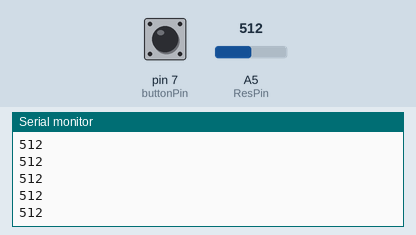
This sketch was run on a simulated Arduino Uno, built with avr-gcc and run on an emulated ATmega328P. On the bench: the last lines printed to the serial monitor. The test bench sets the inputs (shaded band); at power-on: pin 7 (buttonPin) LOW, A5 (ResPin) = 512. Storage starts empty.

Above: at 1.2 s.
1.3 s: pin 7 (buttonPin) pulled HIGH for 0.15 s
At 1.75 s:
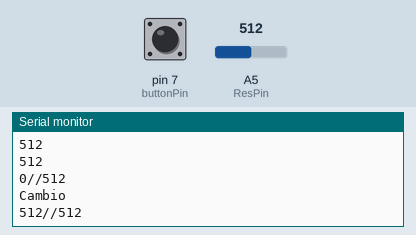
2.9 s: A5 (ResPin) set to 716
At 3.26 s:
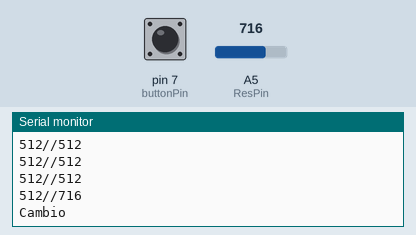
4.4 s: A5 (ResPin) set to 900
At 4.51 s:
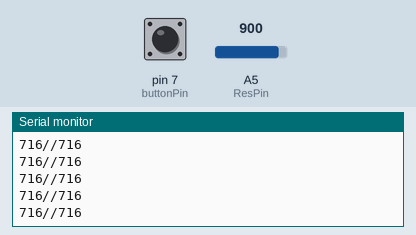
Timing chart, 0 to 7.4 s (numbered marks = the images above; inputs shaded):
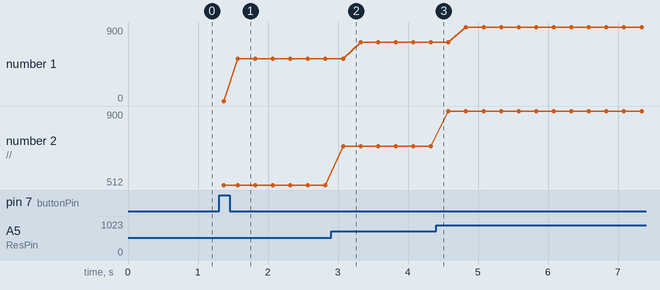

The sketch:

Prueba_Foto_Resistencia.ino
```cpp
#include <SD.h>
#include <SPI.h>
#include <TMRpcm.h>

#define pinSD 4     //define el pin para seleccionar la tarjeta SD
#define clk 8
#define AB 9
byte num2Byte(int num) {
  byte numBin = B1111111;
  switch (num) {
    case 0:
      //abcdefg.
      numBin = B11111010; //
      break;
    case 2:
      //abcdefg.
      numBin = B11011101; //B00100101
      break;
    case 3:
      //abcdefg.
      numBin = B11110101; //B00001101
      break;
    case 4:
      numBin = B01100110; //B10011001
      break;
    case 5:
      numBin = B10110110; //B01001001
      break;
    case 6:
      numBin = B10111110; //B01000001
      break;
    case 7:
      //abcdefg.
      numBin = B11100000;
      break;
    case 8:
      //abcdefg.
      numBin = B11111111;
      break;
    case 9:
      //abcdefg.
      numBin = B11100110;
      break;
    case 1:
      //abcdefg.
      numBin = B01100001;
      break;
    case '-':
      numBin = B00000101;
  }
  return numBin;
}

TMRpcm tmrpcm;   //Se crea un objeto de la librería TMRpcm

const int ResPin = A5;
int Res = 0;
int Contador = 0;
const int buttonPin = 7;
int buttonState = 0;
bool Play = false;
bool flag = true;
unsigned long Segundos;
long anterior = 0;
int trans = 0;
int luz_inicial = 0;
void setup() {
  tmrpcm.speakerPin = 10; //Se define el pin en el que está conectada la bocina
  pinMode (ResPin, INPUT);
  pinMode(clk, OUTPUT);
  pinMode(AB, OUTPUT);
  pinMode(buttonPin, INPUT);
  Serial.begin(9600);
  if (!SD.begin(pinSD)) {  // see if the card is present and can be initialized:
    Serial.println("Fallo en la tarjeta SD");  //Aviso de que algo no anda bien
    return;   //No hacer nada si no se pudo leer la tarjeta
  }

}

void loop() {
  Res = analogRead(ResPin);
  buttonState = digitalRead(buttonPin);
  //Serial.println(trans);

  if (buttonState == HIGH || Play) {
    unsigned long actual = (millis() / 1000) - (trans / 1000);
    Serial.print(luz_inicial);
    Serial.print("//");
    Serial.println(Res);
    Play = true;
    if(flag){
      Contador=0;
      flag = false;
    }
    Segundos = 30 - (actual - anterior);
      if (luz_inicial == 0 or (abs(Res-luz_inicial>00))){
      luz_inicial = Res;
      Serial.println("Cambio");
    }
    if ( (luz_inicial - Res) >  30){
      tmrpcm.play("canasta.wav", 4);
      Contador++;
      delay(1000);
      Serial.println(Contador);
    }
    else {
      tmrpcm.stopPlayback();
    }
    if (Contador >= 100) {
      Contador = 0;
    }
    else {
      if ((unsigned long)actual - anterior >= 30 ) {
        Play = false;
        anterior = actual;
        Segundos = 30;
        Serial.println("Reiniciando");
      }
      else {
        if ((Segundos) % 3 != 0) {
          shiftOut(AB, clk, LSBFIRST, num2Byte(Contador / 10));
          shiftOut(AB, clk, LSBFIRST, num2Byte(Contador % 10));
        }
        else {
          shiftOut(AB, clk, LSBFIRST, num2Byte((Segundos) / 10));
          shiftOut(AB, clk, LSBFIRST, num2Byte((Segundos) % 10));
        }
      }
    }
     if (Segundos == 3){
        tmrpcm.play("buzzer.wav");
        delay(1000);
     }
    delay(250);
  }
  else {
    //Serial.println("NO");
    Serial.println(Res);
    flag = true;
    if (trans/500 % 2 ==0){
     shiftOut(AB, clk, LSBFIRST, num2Byte(Contador / 10));
     shiftOut(AB, clk, LSBFIRST, num2Byte(Contador % 10));
    }
    else {
     shiftOut(AB, clk, LSBFIRST, num2Byte('-'));
     shiftOut(AB, clk, LSBFIRST, num2Byte('-'));
    }

    trans = millis();
  }
}
```

Measured:
- after the input at 1.3 s, the serial monitor: prints a new line after 0.07 s (image 1)
- after the input at 2.9 s, the serial monitor: prints a new line after 0.17 s (image 2)
- plotted number 1: 512 → 716 after the input at 2.9 s, 716 → 900 after the input at 4.4 s
- plotted number 2: 512 → 716 after the input at 2.9 s, 716 → 900 after the input at 4.4 s
